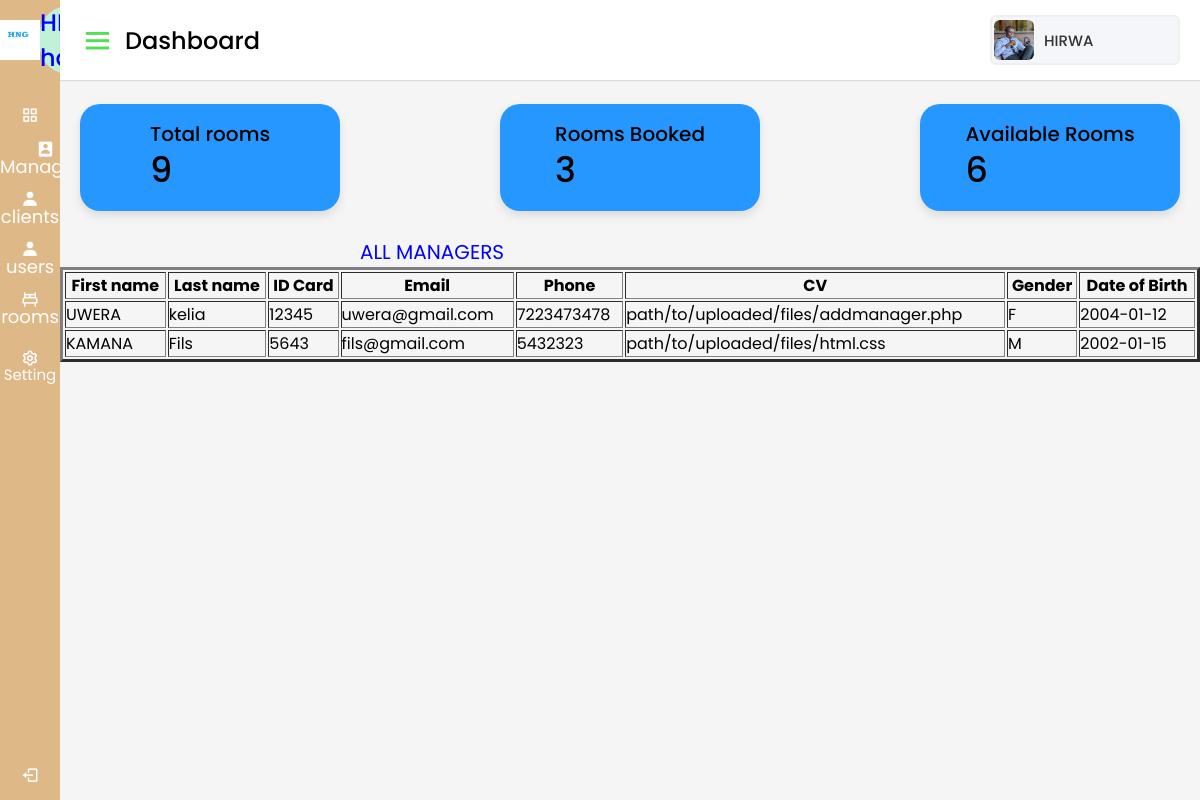
Page /allmanager.php on the committed database.
### tables this page shows
CREATE TABLE `managers` (
  `managerid` int(11) NOT NULL,
  `fName` varchar(255) NOT NULL,
  `lName` varchar(255) NOT NULL,
  `idCard` int(11) NOT NULL,
  `email` varchar(255) NOT NULL,
  `password` varchar(255) NOT NULL,
  `phone` varchar(15) NOT NULL,
  `gender` enum('M','F') NOT NULL,
  `dateOfBirth` date DEFAULT NULL,
  `cvFile` varchar(255) DEFAULT NULL,
  `blocked` int(11) DEFAULT 0
);

### allmanager.php (the view, shortened to what this page needs)
<html lang="en" dir="ltr">
  <head>
    <link rel="stylesheet" href="admin.css">
    <link href='https://unpkg.com/boxicons@2.0.7/css/boxicons.min.css' rel='stylesheet'>
    </head>
   <body>
    <div class="sidebar">
      <div class="logo-details">
      <img src="hng.jpg" height="40px" width="40px" border-radius="100%";>
        <span class="logo_name">HIRWA hotel</span>
      </div>
        <ul class="nav-links">
          <li>
            <a href="DASHBOARDadmin.php" >
              <i class='bx bx-grid-alt' ></i>
              <span class="links_name">Dashboard</span>
            </a>
          </li>
          <li>
            <i class='bx bxs-user-rectangle' >
              <div class="dropdown">    <span class="links_name">Managers</span>
              </div></i>
          </li>
          <li>
              <i class='bx bxs-user'>
              <div class="dropdown">  <span class="links_name">clients</span>
              </div></i>
          </li>
          <li>
              <i class='bx bxs-user'>
              <div class="dropdown">  <span class="links_name">users</span>
              </div></i>
          </li>
          <li>
             <i style="margin-right: 30px;" class='bx bx-bed'>
             <div class="dropdown"> <span class="links_name">rooms</span>
                    </div></i>
          </li><LI>
         <a href="#">
              <i class='bx bx-cog' >
              <span class="links_name">Setting</span></i>
            </a>
          </li>
          <li class="log_out">
            <a href="logout.php">
              <i class='bx bx-log-out'></i>
              <span class="links_name">Log out</span>
            </a>
          </li>
        </ul>
    </div>
   <section class="home-section">
    <nav>
      <div class="sidebar-button">
        <i class='bx bx-menu sidebarBtn'></i>
        <span class="dashboard">Dashboard</span>
      </div>
        <div class="profile-details">
            <img src="profile.jpg" alt="">
            <span class="admin_name"><?php echo isset($adminFirstName) ? $adminFirstName : 'HIRWA'; ?></span>
        </div>
    </nav>
    <?php
$servername = "localhost";
$username = "root";
$password = "";
$dbname = "hotel";
$conn = new mysqli($servername, $username, $password, $dbname);
$sqlCount = "SELECT COUNT(*) AS total_rooms FROM rooms";
$resultCount = $conn->query($sqlCount);
if ($resultCount->num_rows > 0) {
    $rowCount = $resultCount->fetch_assoc();
    $totalRooms = $rowCount['total_rooms'];
} else {
    $totalRooms = 0;
}
?>
<div class="home-content">
<div class="overview-boxes">
    <div class="box">
        <div class="right-side">
            <div class="box-topic">Total rooms</div>
            <div class="number"><?php echo $totalRooms; ?></div>
        </div>
    </div>
    <?php
$servername = "localhost";
$username = "root";
$password = "";
$dbname = "hotel";
$conn = new mysqli($servername, $username, $password, $dbname);
$sqlCountBookedRooms = "SELECT COUNT(DISTINCT clients.room_name) AS booked_rooms
                        FROM clients
                        INNER JOIN rooms ON clients.room_name = rooms.name";
$resultCountBookedRooms = $conn->query($sqlCountBookedRooms);
if ($resultCountBookedRooms->num_rows > 0) {
    $rowBookedRooms = $resultCountBookedRooms->fetch_assoc();
    $bookedRoomsCount = $rowBookedRooms['booked_rooms'];
} else {
    $bookedRoomsCount = 0;
}
?>
<div class="box">
    <div class="right-side">
        <div class="box-topic">Rooms Booked</div>
        <div class="number"><?php echo $bookedRoomsCount; ?></div>
    </div>
</div>
<?php
$servername = "localhost";
$username = "root";
$password = "";
$dbname = "hotel";
$conn = new mysqli($servername, $username, $password, $dbname);
$sqlCountAvailableRooms = "SELECT COUNT(rooms.name) AS available_rooms
                           FROM rooms
                           LEFT JOIN clients ON rooms.name = clients.room_name
                           WHERE clients.room_name IS NULL";
$resultCountAvailableRooms = $conn->query($sqlCountAvailableRooms);
if ($resultCountAvailableRooms->num_rows > 0) {
    $rowAvailableRooms = $resultCountAvailableRooms->fetch_assoc();
    $availableRoomsCount = $rowAvailableRooms['available_rooms'];
} else {
    $availableRoomsCount = 0;
}
?>
<div class="box">
    <div class="right-side">
        <div class="box-topic">Available Rooms</div>
        <div class="number"><?php echo $availableRoomsCount; ?></div>
    </div>
</div>
</div>
        <div class="sales-boxes">
          <P style="margin-left:300px; font-size:20px;color:blue;" > ALL MANAGERS</P>
              <?php
$servername = "localhost";
$username = "root";
$password = "";
$dbname = "Hotel";
$conn = new mysqli($servername, $username, $password, $dbname);
$sql = "SELECT * FROM managers";
$result = $conn->query($sql);
if ($result->num_rows > 0) {
    echo "<table border=3 width=100%>
            <tr>
                <th>First name</th>
                <th>Last name</th>
                <th>ID Card</th>
                <th>Email</th>
                <th>Phone</th>
                <th>CV</th>
                <th>Gender</th>
                <th>Date of Birth</th>
            </tr>";
    while ($row = $result->fetch_assoc()) {
        echo "<tr>
                <td>".$row['fName']."</td>
                <td>".$row['lName']."</td>
                <td>".$row['idCard']."</td>
                <td>".$row['email']."</td>
                <td>".$row['phone']."</td>
                <td>".$row['cvFile']."</td>
                <td>".$row['gender']."</td>
                <td>".$row['dateOfBirth']."</td>
            </tr>";
    }
    echo "</table>";
} else {
    echo "No registered information found.";
}
?>
          </div>
      </div>
  </section>
</body>
</html>

### admin.css (style rules this page uses)
* { margin: 0; padding: 0; box-sizing: border-box; font-family: 'Poppins', sans-serif; }
.sidebar { position: fixed; height: 100%; width: 240px; background: burlywood;; transition: all 0.5s ease; }
.sidebar .logo-details { height: 80px; display: flex; align-items: center; }
.sidebar .logo-details .logo_name { color: blue; font-size: 24px; font-weight: 500; background-color: #C0F2D8; border-radius: 40%; }
.sidebar .nav-links { margin-top: 10px; }
.sidebar .nav-links li { position: relative; list-style: none; height: 50px; }
.sidebar .nav-links li a { height: 100%; width: 100%; display: flex; align-items: center; text-decoration: none; transition: all 0.4s ease; }
.sidebar .nav-links li i { min-width: 60px; text-align: center; font-size: 18px; color: #fff; }
.sidebar .nav-links li a .links_name { color: #fff; font-size: 15px; font-weight: 400; white-space: nowrap; }
.sidebar .nav-links .log_out { position: absolute; bottom: 0; width: 100%; }
.home-section { position: relative; background: #f5f5f5; min-height: 100vh; width: calc(100% - 240px); left: 240px; transition: all 0.5s ease; }
.home-section nav { display: flex; justify-content: space-between; height: 80px; background: #fff; display: flex; align-items: center; position: fixed; width: calc(100% - 240px); left: 240px; z-index: 100; padding: 0 20px; box-shadow: 0 1px 1px rgba(0, 0, 0, 0.1); transition: all 0.5s ease; }
.home-section nav .sidebar-button { display: flex; align-items: center; font-size: 24px; font-weight: 500; }
nav .sidebar-button i { font-size: 35px; color:#52e052; margin-right: 10px; }
.home-section nav .profile-details { display: flex; align-items: center; background: #F5F6FA; border: 2px solid #EFEEF1; border-radius: 6px; height: 50px; min-width: 190px; padding: 0 15px 0 2px; }
nav .profile-details img { height: 40px; width: 40px; border-radius: 6px; object-fit: cover; }
nav .profile-details .admin_name { font-size: 15px; font-weight: 500; color: #333; margin: 0 10px; white-space: nowrap; }
.home-section .home-content { position: relative; padding-top: 104px; }
.home-content .overview-boxes { display: flex; align-items: center; justify-content: space-between; flex-wrap: wrap; padding: 0 20px; margin-bottom: 26px; }
.overview-boxes .box { display: flex; align-items: center; justify-content: center; width: calc(100% / 4 - 15px); background: #2697FF; padding: 15px 14px; border-radius: 20px; box-shadow: 0 5px 10px rgba(0,0,0,0.1); }
.overview-boxes .box-topic { font-size: 20px; font-weight: 500; }
.home-content .box .number { display: inline-block; font-size: 35px; margin-top: -6px; font-weight: 500; }
.home-content .sales-boxes { display: flex; justify-content: space-between; display:flex; flex-wrap:wrap; }
@media (max-width: 1240px) { .sidebar { width: 60px; } }
@media (max-width: 1240px) { .home-section { width: calc(100% - 60px); left: 60px; } }
@media (max-width: 1240px) { .home-section nav { width: calc(100% - 60px); left: 60px; } }

### allmanager.php (style rules this page uses)
.dropdown { position: relative; display: inline-block; }

### rows in the picture
managers: fName "UWERA", lName "kelia", idCard "12345", email "uwera@gmail.com", phone "7223473478", cvFile "path/to/uploaded/files/addmanager.php", gender "F", dateOfBirth "2004-01-12"
managers: fName "KAMANA", lName "Fils", idCard "5643", email "fils@gmail.com", phone "5432323", cvFile "path/to/uploaded/files/html.css", gender "M", dateOfBirth "2002-01-15"

### other values in the picture
$totalRooms "9"
$bookedRoomsCount "3"
$availableRoomsCount "6"
